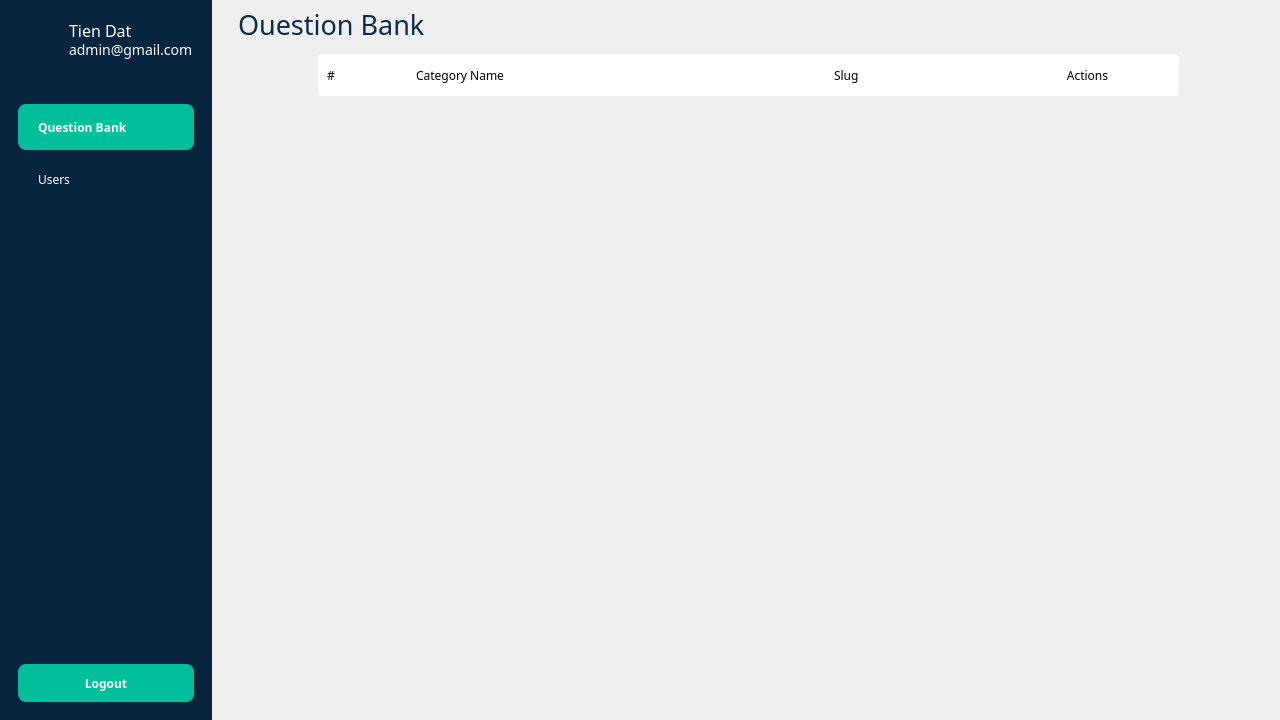
<?xml version="1.0" encoding="UTF-8"?>
<ui version="4.0">
 <class>AdminWindow</class>
 <widget class="QMainWindow" name="AdminWindow">
  <property name="geometry">
   <rect>
    <x>0</x>
    <y>0</y>
    <width>1280</width>
    <height>720</height>
   </rect>
  </property>
  <property name="windowTitle">
   <string>MainWindow</string>
  </property>
  <widget class="QWidget" name="centralwidget">
   <layout class="QHBoxLayout" name="horizontalLayout">
    <property name="spacing">
     <number>6</number>
    </property>
    <property name="leftMargin">
     <number>0</number>
    </property>
    <property name="topMargin">
     <number>0</number>
    </property>
    <property name="rightMargin">
     <number>0</number>
    </property>
    <property name="bottomMargin">
     <number>0</number>
    </property>
    <item>
     <widget class="QWidget" name="widget" native="true">
      <property name="sizePolicy">
       <sizepolicy hsizetype="Preferred" vsizetype="Expanding">
        <horstretch>2</horstretch>
        <verstretch>0</verstretch>
       </sizepolicy>
      </property>
      <property name="minimumSize">
       <size>
        <width>0</width>
        <height>0</height>
       </size>
      </property>
      <property name="maximumSize">
       <size>
        <width>16777215</width>
        <height>16777215</height>
       </size>
      </property>
      <property name="contextMenuPolicy">
       <enum>Qt::ActionsContextMenu</enum>
      </property>
      <property name="layoutDirection">
       <enum>Qt::LeftToRight</enum>
      </property>
      <property name="styleSheet">
       <string notr="true">background-color: #082540;</string>
      </property>
      <layout class="QVBoxLayout" name="verticalLayout_9">
       <item>
        <widget class="QWidget" name="widget_6" native="true">
         <property name="minimumSize">
          <size>
           <width>0</width>
           <height>80</height>
          </size>
         </property>
         <property name="maximumSize">
          <size>
           <width>16777215</width>
           <height>60</height>
          </size>
         </property>
         <property name="styleSheet">
          <string notr="true">background: none;</string>
         </property>
         <widget class="QLabel" name="label">
          <property name="geometry">
           <rect>
            <x>10</x>
            <y>0</y>
            <width>40</width>
            <height>40</height>
           </rect>
          </property>
          <property name="styleSheet">
           <string notr="true">background: none;</string>
          </property>
          <property name="text">
           <string/>
          </property>
          <property name="pixmap">
           <pixmap resource="resource.qrc">:/img/img/user.svg</pixmap>
          </property>
          <property name="scaledContents">
           <bool>true</bool>
          </property>
         </widget>
         <widget class="QLabel" name="emailInfoLabel">
          <property name="geometry">
           <rect>
            <x>60</x>
            <y>0</y>
            <width>75</width>
            <height>22</height>
           </rect>
          </property>
          <property name="font">
           <font>
            <family>Source Sans 3 Medium</family>
            <pointsize>-1</pointsize>
            <weight>50</weight>
            <bold>false</bold>
           </font>
          </property>
          <property name="styleSheet">
           <string notr="true">font-size: 16px;
background: none;
color: #fff;</string>
          </property>
          <property name="text">
           <string>Tien Dat</string>
          </property>
         </widget>
         <widget class="QLabel" name="nameInfoLabel">
          <property name="geometry">
           <rect>
            <x>60</x>
            <y>20</y>
            <width>131</width>
            <height>22</height>
           </rect>
          </property>
          <property name="font">
           <font>
            <family>Source Sans 3 Medium</family>
            <pointsize>-1</pointsize>
            <weight>50</weight>
            <bold>false</bold>
           </font>
          </property>
          <property name="styleSheet">
           <string notr="true">font-size: 14px;
background: none;
color: #fff;</string>
          </property>
          <property name="text">
           <string>admin@gmail.com</string>
          </property>
         </widget>
        </widget>
       </item>
       <item>
        <widget class="QWidget" name="widget_3" native="true">
         <layout class="QVBoxLayout" name="verticalLayout">
          <item>
           <widget class="QPushButton" name="questionPushButton">
            <property name="minimumSize">
             <size>
              <width>0</width>
              <height>46</height>
             </size>
            </property>
            <property name="maximumSize">
             <size>
              <width>16777215</width>
              <height>46</height>
             </size>
            </property>
            <property name="font">
             <font>
              <family>Source Sans 3</family>
              <weight>75</weight>
              <bold>true</bold>
             </font>
            </property>
            <property name="cursor">
             <cursorShape>PointingHandCursor</cursorShape>
            </property>
            <property name="layoutDirection">
             <enum>Qt::LeftToRight</enum>
            </property>
            <property name="styleSheet">
             <string notr="true">background-color: rgb(0, 191, 154);
border-radius: 8px;
border: none;
color: #fff;
text-align: left;
padding-left: 20px;</string>
            </property>
            <property name="text">
             <string>Question Bank</string>
            </property>
            <property name="icon">
             <iconset>
              <normalon>:/img/img/question-sidebar.svg</normalon>
             </iconset>
            </property>
            <property name="iconSize">
             <size>
              <width>21</width>
              <height>20</height>
             </size>
            </property>
           </widget>
          </item>
          <item>
           <widget class="QPushButton" name="userPushButton">
            <property name="minimumSize">
             <size>
              <width>0</width>
              <height>46</height>
             </size>
            </property>
            <property name="maximumSize">
             <size>
              <width>16777215</width>
              <height>46</height>
             </size>
            </property>
            <property name="font">
             <font>
              <family>Source Sans 3</family>
              <weight>50</weight>
              <bold>false</bold>
             </font>
            </property>
            <property name="cursor">
             <cursorShape>PointingHandCursor</cursorShape>
            </property>
            <property name="layoutDirection">
             <enum>Qt::LeftToRight</enum>
            </property>
            <property name="styleSheet">
             <string notr="true">background: none;
border-radius: 8px;
color: #fff;
text-align: left;
padding-left: 20px;</string>
            </property>
            <property name="text">
             <string>Users</string>
            </property>
            <property name="icon">
             <iconset>
              <normalon>:/img/img/users-sidebar.svg</normalon>
             </iconset>
            </property>
            <property name="iconSize">
             <size>
              <width>21</width>
              <height>20</height>
             </size>
            </property>
           </widget>
          </item>
          <item>
           <spacer name="verticalSpacer">
            <property name="orientation">
             <enum>Qt::Vertical</enum>
            </property>
            <property name="sizeHint" stdset="0">
             <size>
              <width>20</width>
              <height>40</height>
             </size>
            </property>
           </spacer>
          </item>
         </layout>
        </widget>
       </item>
       <item>
        <widget class="QWidget" name="widget_8" native="true">
         <layout class="QVBoxLayout" name="verticalLayout_8">
          <item>
           <widget class="QPushButton" name="logoutButton">
            <property name="minimumSize">
             <size>
              <width>0</width>
              <height>38</height>
             </size>
            </property>
            <property name="maximumSize">
             <size>
              <width>16777215</width>
              <height>46</height>
             </size>
            </property>
            <property name="font">
             <font>
              <family>Source Sans 3</family>
              <weight>75</weight>
              <bold>true</bold>
             </font>
            </property>
            <property name="cursor">
             <cursorShape>PointingHandCursor</cursorShape>
            </property>
            <property name="layoutDirection">
             <enum>Qt::LeftToRight</enum>
            </property>
            <property name="styleSheet">
             <string notr="true">background-color: rgb(0, 191, 154);
border-radius: 8px;
border: none;
color: #fff;</string>
            </property>
            <property name="text">
             <string>Logout</string>
            </property>
            <property name="icon">
             <iconset>
              <normalon>:/img/img/double-right-arrow.svg</normalon>
             </iconset>
            </property>
            <property name="iconSize">
             <size>
              <width>16</width>
              <height>20</height>
             </size>
            </property>
           </widget>
          </item>
         </layout>
        </widget>
       </item>
      </layout>
     </widget>
    </item>
    <item>
     <widget class="QWidget" name="widget_2" native="true">
      <property name="sizePolicy">
       <sizepolicy hsizetype="Preferred" vsizetype="Preferred">
        <horstretch>10</horstretch>
        <verstretch>0</verstretch>
       </sizepolicy>
      </property>
      <widget class="QStackedWidget" name="stackedWidget">
       <property name="geometry">
        <rect>
         <x>10</x>
         <y>4</y>
         <width>1051</width>
         <height>711</height>
        </rect>
       </property>
       <widget class="QWidget" name="page">
        <widget class="QLabel" name="label_6">
         <property name="geometry">
          <rect>
           <x>10</x>
           <y>10</y>
           <width>1072</width>
           <height>21</height>
          </rect>
         </property>
         <property name="font">
          <font>
           <family>Source Sans 3 SemiBold</family>
           <pointsize>20</pointsize>
          </font>
         </property>
         <property name="styleSheet">
          <string notr="true">color: rgb(9, 44, 76);</string>
         </property>
         <property name="text">
          <string>Question Bank</string>
         </property>
        </widget>
        <widget class="QWidget" name="widget_22" native="true">
         <property name="geometry">
          <rect>
           <x>90</x>
           <y>50</y>
           <width>861</width>
           <height>42</height>
          </rect>
         </property>
         <property name="styleSheet">
          <string notr="true">background-color: #fff;
border-radius: 4px;</string>
         </property>
         <layout class="QHBoxLayout" name="horizontalLayout_2">
          <property name="spacing">
           <number>6</number>
          </property>
          <property name="leftMargin">
           <number>9</number>
          </property>
          <property name="topMargin">
           <number>9</number>
          </property>
          <property name="rightMargin">
           <number>9</number>
          </property>
          <property name="bottomMargin">
           <number>9</number>
          </property>
          <item>
           <widget class="QLabel" name="label_27">
            <property name="sizePolicy">
             <sizepolicy hsizetype="Preferred" vsizetype="Preferred">
              <horstretch>1</horstretch>
              <verstretch>0</verstretch>
             </sizepolicy>
            </property>
            <property name="font">
             <font>
              <family>Source Sans 3 Medium</family>
             </font>
            </property>
            <property name="text">
             <string>#</string>
            </property>
           </widget>
          </item>
          <item>
           <widget class="QLabel" name="label_28">
            <property name="sizePolicy">
             <sizepolicy hsizetype="Preferred" vsizetype="Preferred">
              <horstretch>5</horstretch>
              <verstretch>0</verstretch>
             </sizepolicy>
            </property>
            <property name="font">
             <font>
              <family>Source Sans 3 Medium</family>
             </font>
            </property>
            <property name="text">
             <string>Category Name</string>
            </property>
           </widget>
          </item>
          <item>
           <widget class="QLabel" name="label_33">
            <property name="sizePolicy">
             <sizepolicy hsizetype="Preferred" vsizetype="Preferred">
              <horstretch>2</horstretch>
              <verstretch>0</verstretch>
             </sizepolicy>
            </property>
            <property name="font">
             <font>
              <family>Source Sans 3 Medium</family>
             </font>
            </property>
            <property name="text">
             <string>Slug</string>
            </property>
           </widget>
          </item>
          <item>
           <widget class="QLabel" name="label_34">
            <property name="sizePolicy">
             <sizepolicy hsizetype="Preferred" vsizetype="Preferred">
              <horstretch>2</horstretch>
              <verstretch>0</verstretch>
             </sizepolicy>
            </property>
            <property name="font">
             <font>
              <family>Source Sans 3 Medium</family>
             </font>
            </property>
            <property name="text">
             <string>Actions</string>
            </property>
            <property name="alignment">
             <set>Qt::AlignCenter</set>
            </property>
           </widget>
          </item>
         </layout>
        </widget>
        <widget class="QScrollArea" name="scrollArea">
         <property name="geometry">
          <rect>
           <x>89</x>
           <y>100</y>
           <width>861</width>
           <height>601</height>
          </rect>
         </property>
         <property name="styleSheet">
          <string notr="true">border: none;</string>
         </property>
         <property name="verticalScrollBarPolicy">
          <enum>Qt::ScrollBarAlwaysOff</enum>
         </property>
         <property name="widgetResizable">
          <bool>true</bool>
         </property>
         <widget class="QWidget" name="scrollAreaWidgetContents">
          <property name="geometry">
           <rect>
            <x>0</x>
            <y>0</y>
            <width>861</width>
            <height>1200</height>
           </rect>
          </property>
          <layout class="QVBoxLayout" name="verticalLayout_3">
           <property name="leftMargin">
            <number>0</number>
           </property>
           <property name="topMargin">
            <number>0</number>
           </property>
           <property name="rightMargin">
            <number>0</number>
           </property>
           <property name="bottomMargin">
            <number>0</number>
           </property>
           <item>
            <widget class="QWidget" name="categoryList" native="true">
             <property name="minimumSize">
              <size>
               <width>0</width>
               <height>1200</height>
              </size>
             </property>
             <property name="styleSheet">
              <string notr="true"/>
             </property>
             <layout class="QVBoxLayout" name="verticalLayout_2">
              <property name="leftMargin">
               <number>0</number>
              </property>
              <property name="topMargin">
               <number>0</number>
              </property>
              <property name="rightMargin">
               <number>0</number>
              </property>
              <property name="bottomMargin">
               <number>0</number>
              </property>
              <item>
               <widget class="QWidget" name="widget_4" native="true">
                <property name="maximumSize">
                 <size>
                  <width>16777215</width>
                  <height>0</height>
                 </size>
                </property>
               </widget>
              </item>
             </layout>
            </widget>
           </item>
          </layout>
         </widget>
        </widget>
       </widget>
       <widget class="QWidget" name="page_2">
        <widget class="QLabel" name="label_7">
         <property name="geometry">
          <rect>
           <x>10</x>
           <y>10</y>
           <width>1072</width>
           <height>21</height>
          </rect>
         </property>
         <property name="font">
          <font>
           <family>Source Sans 3 SemiBold</family>
           <pointsize>20</pointsize>
          </font>
         </property>
         <property name="styleSheet">
          <string notr="true">color: rgb(9, 44, 76);</string>
         </property>
         <property name="text">
          <string>Question Bank</string>
         </property>
        </widget>
        <widget class="QScrollArea" name="scrollArea_2">
         <property name="geometry">
          <rect>
           <x>90</x>
           <y>60</y>
           <width>861</width>
           <height>641</height>
          </rect>
         </property>
         <property name="styleSheet">
          <string notr="true">border: none;</string>
         </property>
         <property name="verticalScrollBarPolicy">
          <enum>Qt::ScrollBarAlwaysOff</enum>
         </property>
         <property name="widgetResizable">
          <bool>true</bool>
         </property>
         <widget class="QWidget" name="scrollAreaWidgetContents_2">
          <property name="geometry">
           <rect>
            <x>0</x>
            <y>0</y>
            <width>861</width>
            <height>6018</height>
           </rect>
          </property>
          <layout class="QVBoxLayout" name="verticalLayout_4">
           <item>
            <widget class="QWidget" name="questionList" native="true">
             <property name="minimumSize">
              <size>
               <width>0</width>
               <height>6000</height>
              </size>
             </property>
             <layout class="QVBoxLayout" name="verticalLayout_5">
              <property name="sizeConstraint">
               <enum>QLayout::SetMinimumSize</enum>
              </property>
              <item>
               <widget class="QWidget" name="widget_5" native="true">
                <property name="maximumSize">
                 <size>
                  <width>16777215</width>
                  <height>0</height>
                 </size>
                </property>
               </widget>
              </item>
             </layout>
            </widget>
           </item>
          </layout>
         </widget>
        </widget>
        <widget class="QPushButton" name="addQuestionButton">
         <property name="geometry">
          <rect>
           <x>740</x>
           <y>10</y>
           <width>140</width>
           <height>40</height>
          </rect>
         </property>
         <property name="minimumSize">
          <size>
           <width>140</width>
           <height>40</height>
          </size>
         </property>
         <property name="palette">
          <palette>
           <active>
            <colorrole role="WindowText">
             <brush brushstyle="SolidPattern">
              <color alpha="255">
               <red>255</red>
               <green>255</green>
               <blue>255</blue>
              </color>
             </brush>
            </colorrole>
            <colorrole role="Button">
             <brush brushstyle="SolidPattern">
              <color alpha="255">
               <red>9</red>
               <green>44</green>
               <blue>76</blue>
              </color>
             </brush>
            </colorrole>
            <colorrole role="Text">
             <brush brushstyle="SolidPattern">
              <color alpha="255">
               <red>255</red>
               <green>255</green>
               <blue>255</blue>
              </color>
             </brush>
            </colorrole>
            <colorrole role="ButtonText">
             <brush brushstyle="SolidPattern">
              <color alpha="255">
               <red>255</red>
               <green>255</green>
               <blue>255</blue>
              </color>
             </brush>
            </colorrole>
            <colorrole role="Base">
             <brush brushstyle="SolidPattern">
              <color alpha="255">
               <red>9</red>
               <green>44</green>
               <blue>76</blue>
              </color>
             </brush>
            </colorrole>
            <colorrole role="Window">
             <brush brushstyle="SolidPattern">
              <color alpha="255">
               <red>9</red>
               <green>44</green>
               <blue>76</blue>
              </color>
             </brush>
            </colorrole>
            <colorrole role="PlaceholderText">
             <brush brushstyle="NoBrush">
              <color alpha="128">
               <red>255</red>
               <green>255</green>
               <blue>255</blue>
              </color>
             </brush>
            </colorrole>
           </active>
           <inactive>
            <colorrole role="WindowText">
             <brush brushstyle="SolidPattern">
              <color alpha="255">
               <red>255</red>
               <green>255</green>
               <blue>255</blue>
              </color>
             </brush>
            </colorrole>
            <colorrole role="Button">
             <brush brushstyle="SolidPattern">
              <color alpha="255">
               <red>9</red>
               <green>44</green>
               <blue>76</blue>
              </color>
             </brush>
            </colorrole>
            <colorrole role="Text">
             <brush brushstyle="SolidPattern">
              <color alpha="255">
               <red>255</red>
               <green>255</green>
               <blue>255</blue>
              </color>
             </brush>
            </colorrole>
            <colorrole role="ButtonText">
             <brush brushstyle="SolidPattern">
              <color alpha="255">
               <red>255</red>
               <green>255</green>
               <blue>255</blue>
              </color>
             </brush>
            </colorrole>
            <colorrole role="Base">
             <brush brushstyle="SolidPattern">
              <color alpha="255">
               <red>9</red>
               <green>44</green>
               <blue>76</blue>
              </color>
             </brush>
            </colorrole>
            <colorrole role="Window">
             <brush brushstyle="SolidPattern">
              <color alpha="255">
               <red>9</red>
               <green>44</green>
               <blue>76</blue>
              </color>
             </brush>
            </colorrole>
            <colorrole role="PlaceholderText">
             <brush brushstyle="NoBrush">
              <color alpha="128">
               <red>255</red>
               <green>255</green>
               <blue>255</blue>
              </color>
             </brush>
            </colorrole>
           </inactive>
           <disabled>
            <colorrole role="WindowText">
             <brush brushstyle="SolidPattern">
              <color alpha="255">
               <red>255</red>
               <green>255</green>
               <blue>255</blue>
              </color>
             </brush>
            </colorrole>
            <colorrole role="Button">
             <brush brushstyle="SolidPattern">
              <color alpha="255">
               <red>9</red>
               <green>44</green>
               <blue>76</blue>
              </color>
             </brush>
            </colorrole>
            <colorrole role="Text">
             <brush brushstyle="SolidPattern">
              <color alpha="255">
               <red>255</red>
               <green>255</green>
               <blue>255</blue>
              </color>
             </brush>
            </colorrole>
            <colorrole role="ButtonText">
             <brush brushstyle="SolidPattern">
              <color alpha="255">
               <red>255</red>
               <green>255</green>
               <blue>255</blue>
              </color>
             </brush>
            </colorrole>
            <colorrole role="Base">
             <brush brushstyle="SolidPattern">
              <color alpha="255">
               <red>9</red>
               <green>44</green>
               <blue>76</blue>
              </color>
             </brush>
            </colorrole>
            <colorrole role="Window">
             <brush brushstyle="SolidPattern">
              <color alpha="255">
               <red>9</red>
               <green>44</green>
               <blue>76</blue>
              </color>
             </brush>
            </colorrole>
            <colorrole role="PlaceholderText">
             <brush brushstyle="NoBrush">
              <color alpha="128">
               <red>255</red>
               <green>255</green>
               <blue>255</blue>
              </color>
             </brush>
            </colorrole>
           </disabled>
          </palette>
         </property>
         <property name="font">
          <font>
           <family>Source Sans 3</family>
           <weight>75</weight>
           <bold>true</bold>
          </font>
         </property>
         <property name="cursor">
          <cursorShape>PointingHandCursor</cursorShape>
         </property>
         <property name="autoFillBackground">
          <bool>false</bool>
         </property>
         <property name="styleSheet">
          <string notr="true">#addQuestionButton {
	background-color:rgb(9, 44, 76);
	border-radius: 8px;
	color: #fff;
	border: none;
}

#addQuestionButton:hover {
	background-color:rgba(9, 44, 76, 0.9);
}</string>
         </property>
         <property name="text">
          <string>Add Question</string>
         </property>
        </widget>
       </widget>
       <widget class="QWidget" name="page_3">
        <widget class="QLabel" name="label_8">
         <property name="geometry">
          <rect>
           <x>10</x>
           <y>0</y>
           <width>1072</width>
           <height>41</height>
          </rect>
         </property>
         <property name="font">
          <font>
           <family>Source Sans 3 SemiBold</family>
           <pointsize>20</pointsize>
          </font>
         </property>
         <property name="styleSheet">
          <string notr="true">color: rgb(9, 44, 76);</string>
         </property>
         <property name="text">
          <string>User Management</string>
         </property>
         <property name="alignment">
          <set>Qt::AlignLeading|Qt::AlignLeft|Qt::AlignTop</set>
         </property>
        </widget>
        <widget class="QWidget" name="widget_23" native="true">
         <property name="geometry">
          <rect>
           <x>90</x>
           <y>50</y>
           <width>861</width>
           <height>43</height>
          </rect>
         </property>
         <property name="styleSheet">
          <string notr="true">background-color: #fff;
border-radius: 4px;</string>
         </property>
         <layout class="QHBoxLayout" name="horizontalLayout_3">
          <item>
           <widget class="QLabel" name="label_31">
            <property name="sizePolicy">
             <sizepolicy hsizetype="Preferred" vsizetype="Preferred">
              <horstretch>1</horstretch>
              <verstretch>0</verstretch>
             </sizepolicy>
            </property>
            <property name="font">
             <font>
              <family>Source Sans 3 Medium</family>
             </font>
            </property>
            <property name="text">
             <string>#</string>
            </property>
           </widget>
          </item>
          <item>
           <widget class="QLabel" name="label_32">
            <property name="sizePolicy">
             <sizepolicy hsizetype="Preferred" vsizetype="Preferred">
              <horstretch>3</horstretch>
              <verstretch>0</verstretch>
             </sizepolicy>
            </property>
            <property name="font">
             <font>
              <family>Source Sans 3 Medium</family>
             </font>
            </property>
            <property name="text">
             <string>Username</string>
            </property>
           </widget>
          </item>
          <item>
           <widget class="QLabel" name="label_37">
            <property name="sizePolicy">
             <sizepolicy hsizetype="Preferred" vsizetype="Preferred">
              <horstretch>4</horstretch>
              <verstretch>0</verstretch>
             </sizepolicy>
            </property>
            <property name="font">
             <font>
              <family>Source Sans 3 Medium</family>
             </font>
            </property>
            <property name="text">
             <string>Email</string>
            </property>
           </widget>
          </item>
          <item>
           <widget class="QLabel" name="label_2">
            <property name="sizePolicy">
             <sizepolicy hsizetype="Preferred" vsizetype="Preferred">
              <horstretch>1</horstretch>
              <verstretch>0</verstretch>
             </sizepolicy>
            </property>
            <property name="font">
             <font>
              <family>Source Sans 3 Medium</family>
             </font>
            </property>
            <property name="styleSheet">
             <string notr="true">color: #000;</string>
            </property>
            <property name="text">
             <string>Status</string>
            </property>
           </widget>
          </item>
          <item>
           <widget class="QLabel" name="label_38">
            <property name="sizePolicy">
             <sizepolicy hsizetype="Preferred" vsizetype="Preferred">
              <horstretch>2</horstretch>
              <verstretch>0</verstretch>
             </sizepolicy>
            </property>
            <property name="font">
             <font>
              <family>Source Sans 3 Medium</family>
             </font>
            </property>
            <property name="text">
             <string>Actions</string>
            </property>
            <property name="alignment">
             <set>Qt::AlignCenter</set>
            </property>
           </widget>
          </item>
         </layout>
        </widget>
        <widget class="QScrollArea" name="scrollArea_3">
         <property name="geometry">
          <rect>
           <x>90</x>
           <y>99</y>
           <width>861</width>
           <height>601</height>
          </rect>
         </property>
         <property name="styleSheet">
          <string notr="true">border: none;</string>
         </property>
         <property name="widgetResizable">
          <bool>true</bool>
         </property>
         <widget class="QWidget" name="scrollAreaWidgetContents_3">
          <property name="geometry">
           <rect>
            <x>0</x>
            <y>0</y>
            <width>861</width>
            <height>601</height>
           </rect>
          </property>
          <layout class="QVBoxLayout" name="verticalLayout_6">
           <property name="leftMargin">
            <number>0</number>
           </property>
           <property name="topMargin">
            <number>0</number>
           </property>
           <property name="rightMargin">
            <number>0</number>
           </property>
           <property name="bottomMargin">
            <number>0</number>
           </property>
           <item>
            <widget class="QWidget" name="userList" native="true">
             <layout class="QVBoxLayout" name="verticalLayout_7">
              <property name="leftMargin">
               <number>0</number>
              </property>
              <property name="topMargin">
               <number>0</number>
              </property>
              <property name="rightMargin">
               <number>0</number>
              </property>
              <property name="bottomMargin">
               <number>0</number>
              </property>
              <item>
               <widget class="QWidget" name="widget_7" native="true">
                <property name="maximumSize">
                 <size>
                  <width>16777215</width>
                  <height>0</height>
                 </size>
                </property>
               </widget>
              </item>
             </layout>
            </widget>
           </item>
          </layout>
         </widget>
        </widget>
       </widget>
      </widget>
     </widget>
    </item>
   </layout>
  </widget>
 </widget>
 <resources>
  <include location="resource.qrc"/>
 </resources>
 <connections/>
</ui>
